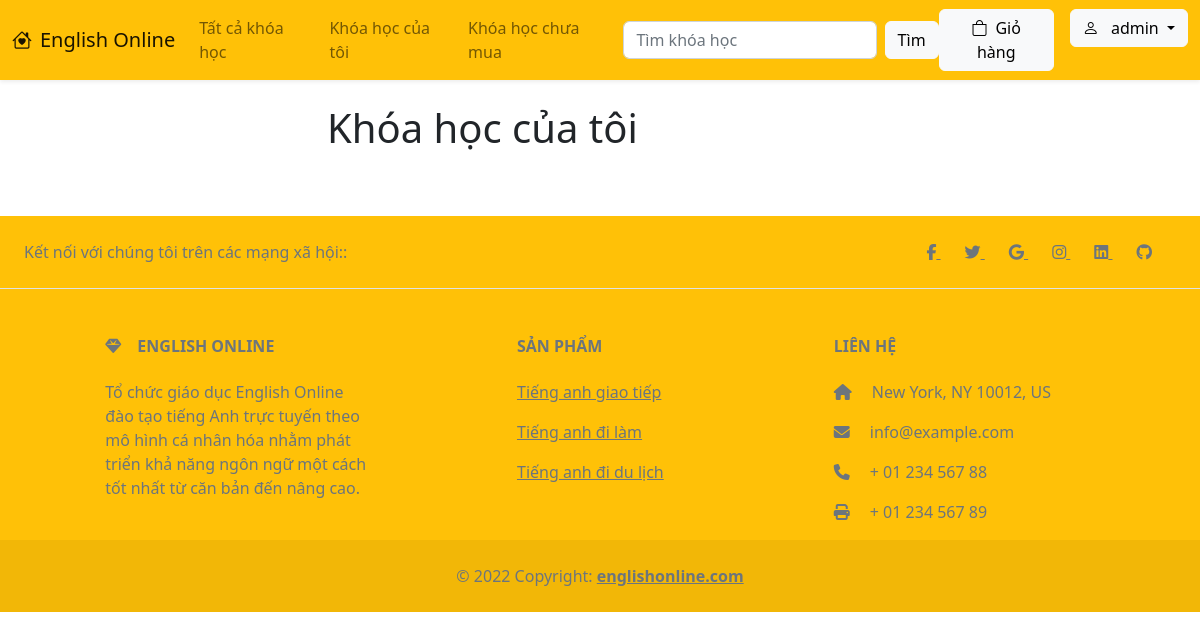
/my-courses/ (signed in), run on an earlier commit of the app's database.
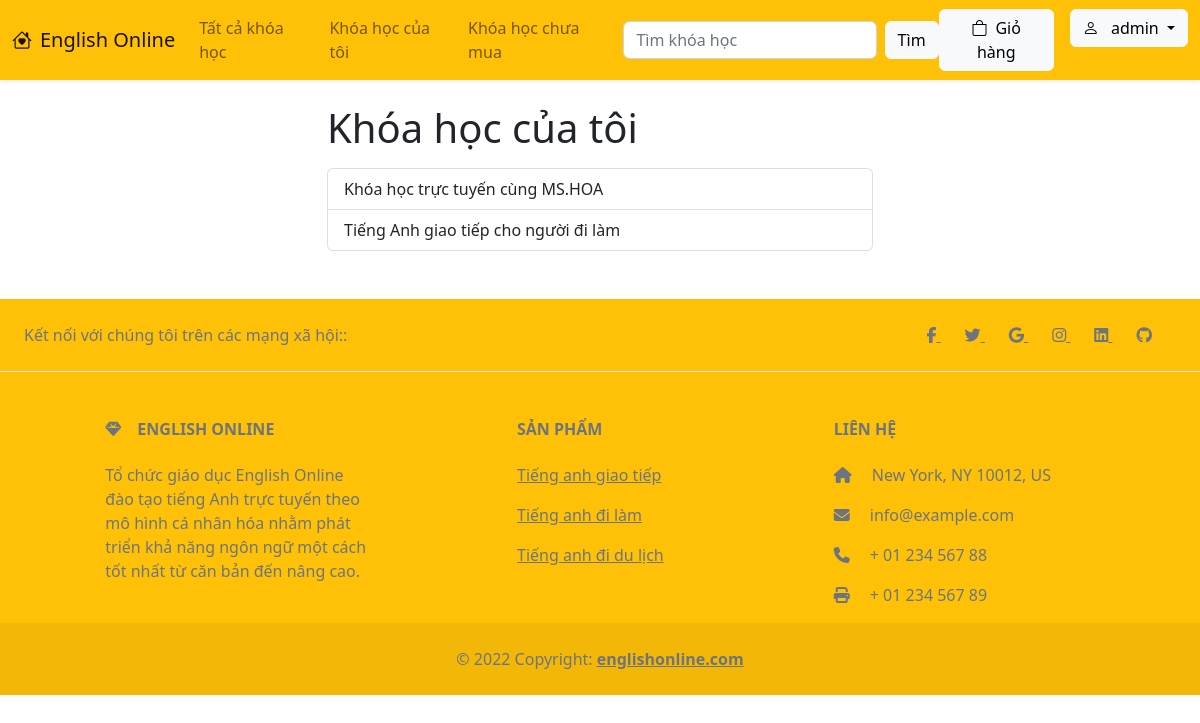
And on a later commit of the database.
### CM/models.py (models this page shows, shortened)
class UserCourse(models.Model):
    user = models.ForeignKey(User, on_delete=models.CASCADE)
    course = models.ForeignKey(Course, on_delete=models.CASCADE)
    time_added = models.TimeField(auto_now=True)
    STATUS_CHOICES = [
        ('added','Đã thêm vào giỏ hàng'),
        ('waiting', 'Đang chờ thanh toán'),
        ('purchased', 'Đã thanh toán')
    ]
    status = models.CharField(max_length=10, choices=STATUS_CHOICES, default='added')
    class Meta:
        unique_together = ['user', 'course']

class Course(models.Model):
    title = models.CharField(max_length=200)
    img = models.ImageField(upload_to='images/')
    descreption = models.CharField(max_length=1000)
    price = models.IntegerField()
    videos = models.ManyToManyField('Video', blank=True)
    tag_name = models.CharField(max_length=20, blank=True, null=True)

### CM/views.py (the view)
# urls.py: path('my-courses/', views.my_courses, name='my-courses'),
@login_required
def my_courses(request):
    courses = UserCourse.objects.filter(user=request.user, status='purchased')
    context = {
        'courses': courses
    }
    return render(request, 'my-courses.html', context)

### CM/templates/my-courses.html
{% extends 'base.html' %}
{% block content %}
<div class="container">
    <div class="row justify-content-center">
        <div class="col-12 col-lg-6 col-md-8">
            <h1 class="mb-3">Khóa học của tôi</h1>
            <ul class="list-group">
                {% for course in courses %}
                    <a href="{% url 'my_course_detail' course.id %}" class="list-group-item list-group-item-action">
                        {{ course.course.title }}
                    </a>
                {% endfor %}
            </ul>
        </div>
    </div>
</div>
{% endblock%}

What changed in the data, as far as the page shows it:
added UserCourse: course "Khóa học trực tuyến cùng MS.HOA"
added UserCourse: course "Tiếng Anh giao tiếp cho người đi làm"
